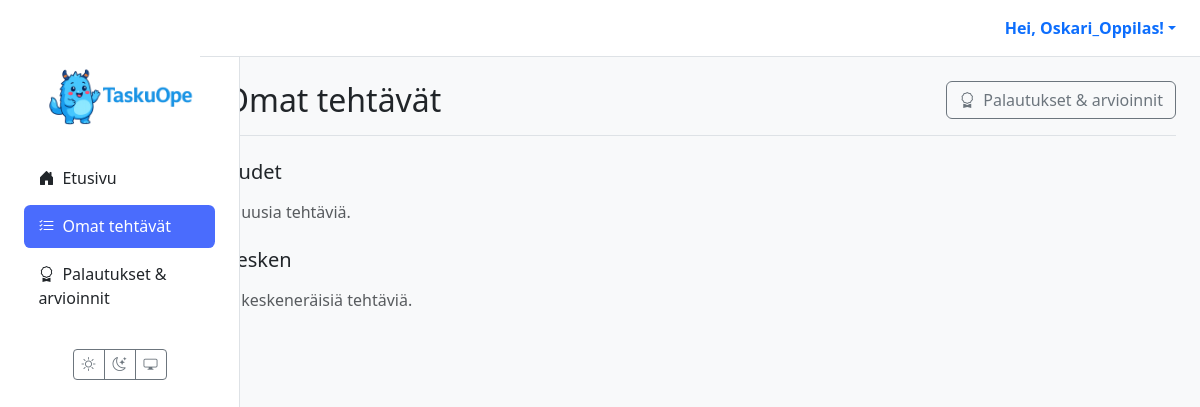
/oppilas/tehtavat/ (signed in), run on an earlier commit of the app's database.
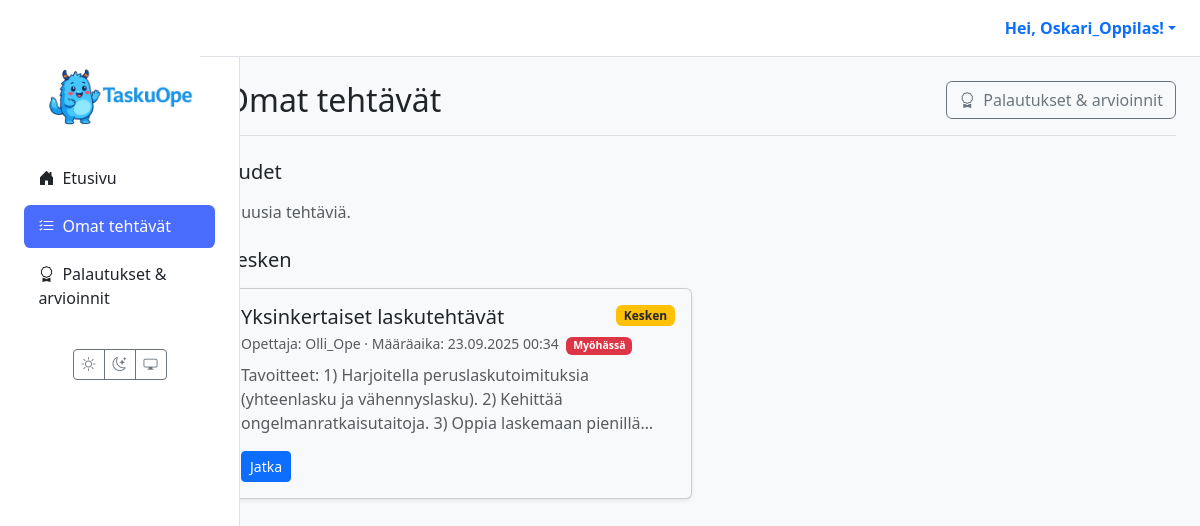
And on a later commit of the database.
### materials/models.py (models this page shows, shortened)
class Assignment(models.Model):
    class Status(models.TextChoices):
        ASSIGNED     = "ASSIGNED",     _("Annettu")
        IN_PROGRESS  = "IN_PROGRESS",  _("Kesken")
        SUBMITTED    = "SUBMITTED",    _("Palautettu")
        GRADED       = "GRADED",       _("Arvioitu")
    id = models.UUIDField(primary_key=True, default=uuid.uuid4, editable=False)
    material = models.ForeignKey(
        Material,
        on_delete=models.CASCADE
    )
    student = models.ForeignKey(
        settings.AUTH_USER_MODEL,
        related_name='assignments',
        on_delete=models.CASCADE,
        limit_choices_to={'role': 'STUDENT'}
    )
    assigned_by = models.ForeignKey(
        settings.AUTH_USER_MODEL,
        related_name='assigned_tasks',
        on_delete=models.CASCADE,
        limit_choices_to={'role': 'TEACHER'}
    )
    due_at = models.DateTimeField(null=True, blank=True)
    status = models.CharField(
        max_length=20,
        choices=Status.choices,
        default=Status.ASSIGNED,
    )
    draft_response = models.TextField(blank=True, null=True)
    created_at = models.DateTimeField(auto_now_add=True)
    class Meta:
        constraints = [
            models.UniqueConstraint(
                fields=['material', 'student'],
                name='unique_assignment_per_student'
            ),
        ]
        indexes = [
            models.Index(fields=['status']),
            models.Index(fields=['due_at']),
            models.Index(fields=['student']),
            models.Index(fields=['assigned_by']),
        ]

class Material(models.Model):
    class MaterialType(models.TextChoices):
        TASK = 'tehtävä', 'Tehtävä'
        LEARNING_MATERIAL = 'oppimateriaali', 'Oppimateriaali'
        TEST = 'testi', 'Testi'
        EXAM = 'koe', 'Koe'
        VIDEO = 'video', 'Video'
        GAME = 'peli', 'Peli'
    class Status(models.TextChoices):
        DRAFT = 'DRAFT', 'Draft'
        PENDING_APPROVAL = 'PENDING', 'Pending Approval'
        APPROVED = 'APPROVED', 'Approved'
        REJECTED = 'REJECTED', 'Rejected'
    GRADE_CHOICES = [(str(i), f"{i}. luokka") for i in range(1, 10)]
    id = models.UUIDField(primary_key=True, default=uuid.uuid4, editable=False)
    title = models.CharField(max_length=255)
    content = models.TextField(help_text="The raw content generated by the AI.")
    structured_content = models.JSONField(null=True, blank=True, help_text="Parsed content, e.g., quiz questions.")
    material_type = models.CharField(max_length=50, choices=MaterialType.choices, default=MaterialType.TASK)
    subject = models.CharField(max_length=100, null=True, blank=True)
    grade_level = models.CharField(max_length=20, choices=GRADE_CHOICES, null=True, blank=True)
    audience = models.JSONField(null=True, blank=True, help_text="e.g., {'learning_styles': ['visual'], 'languages': ['en', 'fi']}")
    author = models.ForeignKey(settings.AUTH_USER_MODEL, related_name='authored_materials', on_delete=models.CASCADE, limit_choices_to={'role': 'TEACHER'})
    prompt = models.ForeignKey(Prompt, on_delete=models.SET_NULL, null=True, blank=True)
    status = models.CharField(max_length=50, choices=Status.choices, default=Status.DRAFT)
    version = models.IntegerField(default=1)
    parent = models.ForeignKey('self', on_delete=models.SET_NULL, null=True, blank=True, related_name='versions')
    created_at = models.DateTimeField(auto_now_add=True)
    updated_at = models.DateTimeField(auto_now=True)

### users/models.py (models this page shows)
class CustomUser(AbstractUser):
    class Role(models.TextChoices):
        TEACHER = 'TEACHER', 'Teacher'
        STUDENT = 'STUDENT', 'Student'
    role = models.CharField(max_length=50, choices=Role.choices)

### materials/views.py (the view)
# urls.py: path("oppilas/tehtavat/", views.student_assignments_view, name="student_assignments"),
@login_required(login_url='kirjaudu')
def student_assignments_view(request):
    user = request.user
    if user.role != 'STUDENT':
        return redirect('dashboard')
    qs = (Assignment.objects
          .select_related('material', 'assigned_by')
          .filter(student=user))
    status = request.GET.get('status') or ""
    order = request.GET.get('order') or "due_at"
    if status:
        qs = qs.filter(status=status)
    if order:
        qs = qs.order_by(order)
    ctx = {
        "assigned": qs.filter(status="ASSIGNED"),
        "in_progress": qs.filter(status="IN_PROGRESS"),
        "submitted": qs.filter(status__in=["SUBMITTED", "GRADED"]),
        "status": status,
        "order": order,
        "now": timezone.now(),
    }
    return render(request, 'student/assignments.html', ctx)

### templates/student/assignments.html (shortened to what this page needs)
{% extends 'partials/base.html' %}
{% block content %}
<div class="container-fluid">
  <div class="d-flex justify-content-between align-items-center mb-4 border-bottom pb-3">
    <h1 class="h2 mb-0">Omat tehtävät</h1>
    <a href="{% url 'student_grades' %}" class="btn btn-outline-secondary">
      <i class="bi bi-award me-1"></i> Palautukset & arvioinnit
    </a>
  </div>
  <section class="student-section stack-flow mb-4">
    <h2 class="h5 mb-2">Uudet</h2>
    <div class="student-cards">
      {% for a in assigned %}
        <article class="card shadow-sm student-card">
          <div class="card-body d-flex flex-column">
            <div class="d-flex justify-content-between align-items-start">
              <h5 class="card-title mb-1">{{ a.material.title }}</h5>
              <span class="badge bg-info text-dark">Annettu</span>
            </div>
            <p class="small text-muted mb-2">
              Opettaja: {{ a.assigned_by.get_full_name|default:a.assigned_by.username }} ·
              Määräaika: {{ a.due_at|date:"d.m.Y H:i"|default:"—" }}
              {% if a.due_at and a.due_at < now and a.status != 'SUBMITTED' and a.status != 'GRADED' %}
                <span class="badge bg-danger ms-1">Myöhässä</span>
              {% endif %}
            </p>
            {% if a.material.content %}
              <div class="text-muted text-truncate-3 mb-3">{{ a.material.content }}</div>
            {% endif %}
            <div class="mt-auto d-flex gap-2">
              <a href="{% url 'assignment_detail' assignment_id=a.id %}" class="btn btn-sm btn-primary">Avaa</a>
              <a href="{% url 'assignment_detail' assignment_id=a.id %}#start" class="btn btn-sm btn-outline-secondary">Aloita</a>
            </div>
          </div>
        </article>
      {% empty %}
        <div class="text-muted">Ei uusia tehtäviä.</div>
      {% endfor %}
    </div>
  </section>
  <section class="student-section stack-flow mb-4">
    <h2 class="h5 mb-2">Kesken</h2>
    <div class="student-cards">
      {% for a in in_progress %}
        <article class="card shadow-sm student-card">
          <div class="card-body d-flex flex-column">
            <div class="d-flex justify-content-between align-items-start">
              <h5 class="card-title mb-1">{{ a.material.title }}</h5>
              <span class="badge bg-warning text-dark">Kesken</span>
            </div>
            <p class="small text-muted mb-2">
              Opettaja: {{ a.assigned_by.get_full_name|default:a.assigned_by.username }} ·
              Määräaika: {{ a.due_at|date:"d.m.Y H:i"|default:"—" }}
              {% if a.due_at and a.due_at < now %}
                <span class="badge bg-danger ms-1">Myöhässä</span>
              {% endif %}
            </p>
            {% if a.material.content %}
              <div class="text-muted text-truncate-3 mb-3">{{ a.material.content }}</div>
            {% endif %}
            <div class="mt-auto d-flex gap-2">
              <a href="{% url 'assignment_detail' assignment_id=a.id %}" class="btn btn-sm btn-primary">Jatka</a>
            </div>
          </div>
        </article>
      {% empty %}
        <div class="text-muted">Ei keskeneräisiä tehtäviä.</div>
      {% endfor %}
    </div>
  </section>
</div>
{% endblock %}

What changed in the data, as far as the page shows it:
added Assignment: material "Yksinkertaiset laskutehtävät", assigned_by.get_full_name "Olli_Ope", due_at "23.09.2025 00:34", shows "Myöhässä", material.content "Tavoitteet: 1) Harjoitella peruslaskutoimituksia (yhteenlasku ja vähennyslasku). 2) Kehittää ongelmanratkaisutaitoja. 3) Oppia laskemaan…"
Also different on the page:
text no longer shown: "Ei keskeneräisiä tehtäviä."
